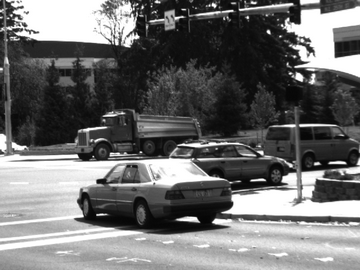
#> input picture dumptruck1_360x270.bmp, 360 x 270 px
$ python original.py
#> lines starting #> are read from the running program, lines starting #| are printed output that depends on the picture
import cv2
import matplotlib.pyplot as plt
import numpy as np

img1 = cv2.imread('dumptruck1_360x270.bmp')
#> img1 is the input picture: shape (270, 360, 3); min 2, max 255, mean 110.4
img2 = cv2.imread('dumptruck2_360x270.bmp')
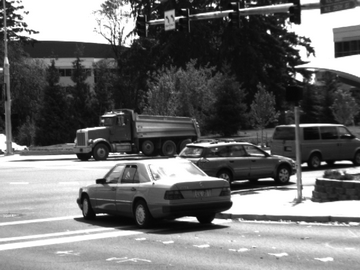
#> input picture dumptruck2_360x270.bmp, 360 x 270 px
#> img2 is the input picture: shape (270, 360, 3); min 1, max 255, mean 110.1
# img1 = cv2.imread('basketball1_360x270.bmp')
# img2 = cv2.imread('basketball2_360x270.bmp')
gray1 = cv2.cvtColor(img1, cv2.COLOR_BGR2GRAY)
gray2 = cv2.cvtColor(img2, cv2.COLOR_BGR2GRAY)
# calculate optical flow
flow = cv2.calcOpticalFlowFarneback(gray1, gray2, None, 0.5, 3, 15, 3, 5, 1.2, 0)

mag, ang = cv2.cartToPolar(flow[..., 0], flow[..., 1])
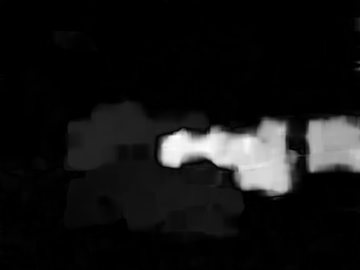
#> mag: shape (270, 360) float32; min 0, max 9.49, mean 0.776; drawn with min black and max white
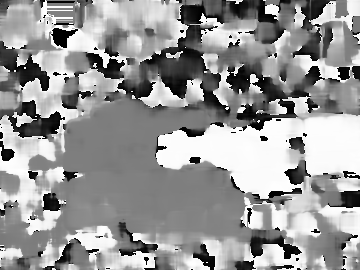
#> ang: shape (270, 360) float32; min 4.7e-14, max 6.28, mean 3.74; drawn with min black and max white
hsv = np.zeros_like(img1)
hsv[..., 1] = 255
hsv[..., 0] = ang*180/np.pi/2
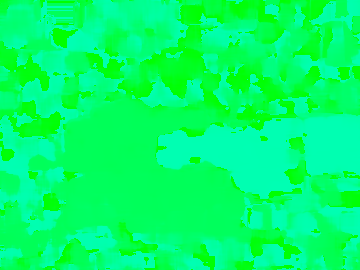
#> hsv: shape (270, 360, 3); mean of channels 0, 1, 2 106.5, 255, 0; drawn as B, G, R
hsv[..., 2] = cv2.normalize(mag, None, 0, 255, cv2.NORM_MINMAX)
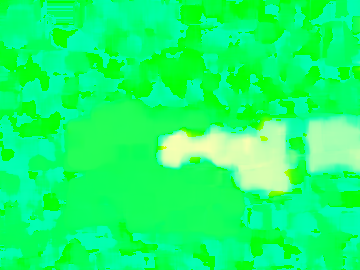
#> hsv: shape (270, 360, 3); mean of channels 0, 1, 2 106.5, 255, 20.4; drawn as B, G, R
bgr = cv2.cvtColor(hsv, cv2.COLOR_HSV2BGR)
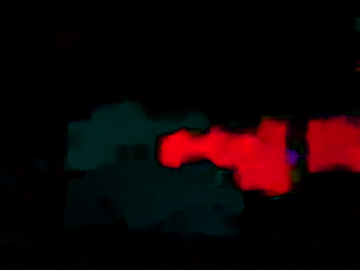
#> bgr: shape (270, 360, 3); mean B, G, R 4.9, 3.5, 16.6

step = 9
plt.imshow(img2)
plt.quiver(np.arange(0, flow.shape[1], step), np.arange( 0,flow.shape[0], step),
           flow[::step, ::step, 0], flow[::step, ::step, 1], color = "b")
plt.show()
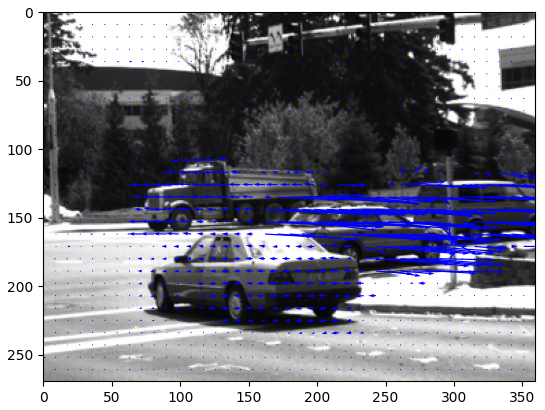
#> figure drawn by matplotlib, 1 panel
